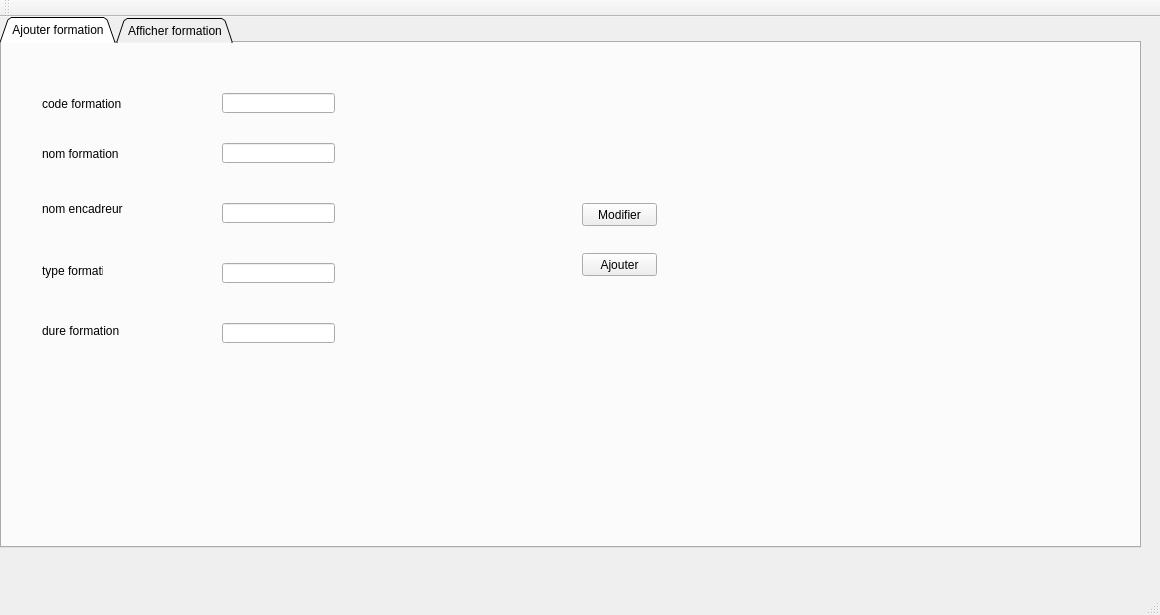
<?xml version="1.0" encoding="UTF-8"?>
<ui version="4.0">
 <class>MainWindow</class>
 <widget class="QMainWindow" name="MainWindow">
  <property name="geometry">
   <rect>
    <x>0</x>
    <y>0</y>
    <width>1160</width>
    <height>615</height>
   </rect>
  </property>
  <property name="windowTitle">
   <string>Gestion des Clients</string>
  </property>
  <widget class="QWidget" name="centralWidget">
   <widget class="QGroupBox" name="groupBox">
    <property name="geometry">
     <rect>
      <x>20</x>
      <y>30</y>
      <width>311</width>
      <height>161</height>
     </rect>
    </property>
    <property name="title">
     <string>Ajouter Client</string>
    </property>
    <widget class="QLabel" name="label">
     <property name="geometry">
      <rect>
       <x>10</x>
       <y>40</y>
       <width>47</width>
       <height>13</height>
      </rect>
     </property>
     <property name="text">
      <string>Nom</string>
     </property>
    </widget>
    <widget class="QLabel" name="label_2">
     <property name="geometry">
      <rect>
       <x>10</x>
       <y>80</y>
       <width>47</width>
       <height>13</height>
      </rect>
     </property>
     <property name="text">
      <string>Prénom</string>
     </property>
    </widget>
    <widget class="QLabel" name="label_3">
     <property name="geometry">
      <rect>
       <x>10</x>
       <y>120</y>
       <width>47</width>
       <height>13</height>
      </rect>
     </property>
     <property name="text">
      <string>Age</string>
     </property>
    </widget>
    <widget class="QLineEdit" name="lineEdit">
     <property name="geometry">
      <rect>
       <x>140</x>
       <y>40</y>
       <width>113</width>
       <height>20</height>
      </rect>
     </property>
    </widget>
    <widget class="QLineEdit" name="lineEdit_2">
     <property name="geometry">
      <rect>
       <x>140</x>
       <y>80</y>
       <width>113</width>
       <height>20</height>
      </rect>
     </property>
    </widget>
    <widget class="QLineEdit" name="lineEdit_3">
     <property name="geometry">
      <rect>
       <x>140</x>
       <y>120</y>
       <width>113</width>
       <height>20</height>
      </rect>
     </property>
    </widget>
   </widget>
   <widget class="QPushButton" name="pushButton">
    <property name="geometry">
     <rect>
      <x>250</x>
      <y>210</y>
      <width>75</width>
      <height>23</height>
     </rect>
    </property>
    <property name="text">
     <string>Ajouter</string>
    </property>
   </widget>
   <widget class="QTabWidget" name="tabWidget">
    <property name="geometry">
     <rect>
      <x>0</x>
      <y>0</y>
      <width>1141</width>
      <height>531</height>
     </rect>
    </property>
    <property name="tabShape">
     <enum>QTabWidget::Triangular</enum>
    </property>
    <property name="currentIndex">
     <number>0</number>
    </property>
    <widget class="QWidget" name="tab">
     <attribute name="title">
      <string>Ajouter formation</string>
     </attribute>
     <widget class="QLabel" name="label_4">
      <property name="geometry">
       <rect>
        <x>40</x>
        <y>90</y>
        <width>131</width>
        <height>41</height>
       </rect>
      </property>
      <property name="text">
       <string>nom formation</string>
      </property>
     </widget>
     <widget class="QLabel" name="label_5">
      <property name="geometry">
       <rect>
        <x>40</x>
        <y>50</y>
        <width>131</width>
        <height>21</height>
       </rect>
      </property>
      <property name="text">
       <string>code formation</string>
      </property>
     </widget>
     <widget class="QLabel" name="label_6">
      <property name="geometry">
       <rect>
        <x>40</x>
        <y>150</y>
        <width>131</width>
        <height>31</height>
       </rect>
      </property>
      <property name="text">
       <string>nom encadreur</string>
      </property>
     </widget>
     <widget class="QLabel" name="label_7">
      <property name="geometry">
       <rect>
        <x>40</x>
        <y>220</y>
        <width>61</width>
        <height>16</height>
       </rect>
      </property>
      <property name="text">
       <string>type formation</string>
      </property>
     </widget>
     <widget class="QLabel" name="label_8">
      <property name="geometry">
       <rect>
        <x>40</x>
        <y>280</y>
        <width>141</width>
        <height>16</height>
       </rect>
      </property>
      <property name="text">
       <string>dure formation</string>
      </property>
     </widget>
     <widget class="QLineEdit" name="CODE_FORMATION">
      <property name="geometry">
       <rect>
        <x>220</x>
        <y>50</y>
        <width>113</width>
        <height>20</height>
       </rect>
      </property>
     </widget>
     <widget class="QLineEdit" name="NOM_FOR">
      <property name="geometry">
       <rect>
        <x>220</x>
        <y>100</y>
        <width>113</width>
        <height>20</height>
       </rect>
      </property>
     </widget>
     <widget class="QLineEdit" name="NOM_ENCADREUR">
      <property name="geometry">
       <rect>
        <x>220</x>
        <y>160</y>
        <width>113</width>
        <height>20</height>
       </rect>
      </property>
     </widget>
     <widget class="QLineEdit" name="TYPE_FOR">
      <property name="geometry">
       <rect>
        <x>220</x>
        <y>220</y>
        <width>113</width>
        <height>20</height>
       </rect>
      </property>
     </widget>
     <widget class="QLineEdit" name="DURE_FOR">
      <property name="geometry">
       <rect>
        <x>220</x>
        <y>280</y>
        <width>113</width>
        <height>20</height>
       </rect>
      </property>
     </widget>
     <widget class="QPushButton" name="pushButtonAjouter">
      <property name="geometry">
       <rect>
        <x>580</x>
        <y>210</y>
        <width>75</width>
        <height>23</height>
       </rect>
      </property>
      <property name="text">
       <string>Ajouter</string>
      </property>
     </widget>
     <widget class="QPushButton" name="Mod_2">
      <property name="geometry">
       <rect>
        <x>580</x>
        <y>160</y>
        <width>75</width>
        <height>23</height>
       </rect>
      </property>
      <property name="text">
       <string>Modifier</string>
      </property>
     </widget>
    </widget>
    <widget class="QWidget" name="tab_2">
     <attribute name="title">
      <string>Afficher formation</string>
     </attribute>
     <widget class="QTableView" name="tab_for">
      <property name="geometry">
       <rect>
        <x>20</x>
        <y>40</y>
        <width>1091</width>
        <height>331</height>
       </rect>
      </property>
     </widget>
     <widget class="QLabel" name="label_12">
      <property name="geometry">
       <rect>
        <x>160</x>
        <y>430</y>
        <width>111</width>
        <height>20</height>
       </rect>
      </property>
      <property name="text">
       <string>code formation</string>
      </property>
     </widget>
     <widget class="QLineEdit" name="code_supp">
      <property name="geometry">
       <rect>
        <x>290</x>
        <y>430</y>
        <width>113</width>
        <height>22</height>
       </rect>
      </property>
     </widget>
     <widget class="QPushButton" name="supp">
      <property name="geometry">
       <rect>
        <x>520</x>
        <y>440</y>
        <width>93</width>
        <height>28</height>
       </rect>
      </property>
      <property name="text">
       <string>Supprimer</string>
      </property>
     </widget>
     <widget class="QPushButton" name="Mod">
      <property name="geometry">
       <rect>
        <x>520</x>
        <y>400</y>
        <width>93</width>
        <height>28</height>
       </rect>
      </property>
      <property name="text">
       <string>Modifier</string>
      </property>
     </widget>
     <widget class="QPushButton" name="pushButton_3">
      <property name="geometry">
       <rect>
        <x>670</x>
        <y>400</y>
        <width>93</width>
        <height>28</height>
       </rect>
      </property>
      <property name="text">
       <string>Trier</string>
      </property>
     </widget>
     <widget class="QPushButton" name="rechercher_button">
      <property name="geometry">
       <rect>
        <x>670</x>
        <y>440</y>
        <width>93</width>
        <height>28</height>
       </rect>
      </property>
      <property name="text">
       <string>Rechercher</string>
      </property>
     </widget>
    </widget>
   </widget>
  </widget>
  <widget class="QMenuBar" name="menuBar">
   <property name="geometry">
    <rect>
     <x>0</x>
     <y>0</y>
     <width>1160</width>
     <height>30</height>
    </rect>
   </property>
  </widget>
  <widget class="QToolBar" name="mainToolBar">
   <attribute name="toolBarArea">
    <enum>TopToolBarArea</enum>
   </attribute>
   <attribute name="toolBarBreak">
    <bool>false</bool>
   </attribute>
  </widget>
  <widget class="QStatusBar" name="statusBar"/>
 </widget>
 <layoutdefault spacing="6" margin="11"/>
 <resources/>
 <connections/>
</ui>
